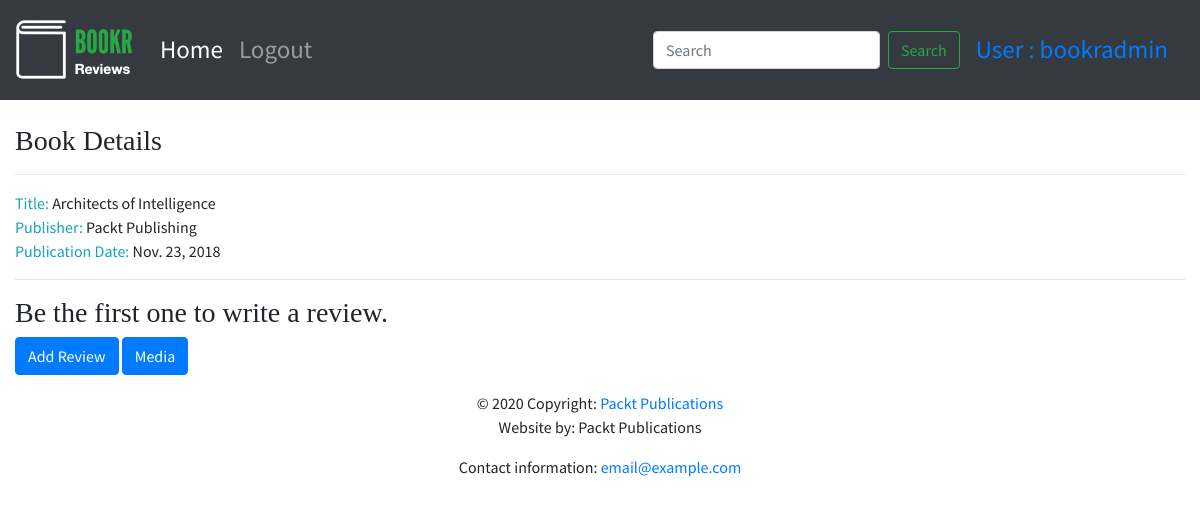
Page /book/3 (signed in) on the committed database.
### reviews/models.py (models this page shows, shortened)
class Book(models.Model):
    title = models.CharField(max_length=70, help_text="The title of the book.")
    publication_date = models.DateField(verbose_name="Date the book was published.")
    isbn = models.CharField(max_length=20, verbose_name="ISBN number of the book.")
    publisher = models.ForeignKey(Publisher, on_delete=models.CASCADE)
    contributors = models.ManyToManyField('Contributor', through="BookContributor")
    cover = models.ImageField(null=True, blank=True, upload_to="book_covers/")
    sample = models.FileField(null=True, blank=True, upload_to="book_samples/")

class Publisher(models.Model):
    name = models.CharField(max_length=50, help_text="The name of the Publisher.")
    website = models.URLField(help_text="The Publisher's website")
    email = models.EmailField(help_text="The Publisher's email address")
    def __str__(self):
        return self.name

### reviews/views.py (the view)
# urls.py: path('book/<int:pk>', views.book_detail, name='book_detail'),
@user_passes_test(is_staff_user)
def book_detail(request, pk):
    book = get_object_or_404(Book, pk=pk)
    reviews = book.review_set.all()
    if reviews:
        book_rating = average_rating([review.rating for review in reviews])
        context = {
            "book": book,
            "book_rating": book_rating,
            "reviews": reviews
        }
    else:
        context = {
            "book": book,
            "book_rating": None,
            "reviews": None
        }
    return render(request, 'reviews/book_details.html', context)

### reviews/views.py (called while the page is built)
def is_staff_user(user):
    return user.is_staff

### reviews/templates/reviews/book_details.html (shortened to what this page needs)
{% extends 'reviews/base.html' %}
{% block content %}
      <br>
      <h3>Book Details</h3>
      <hr>
      <span class="text-info">Title: </span> <span>{{ book.title }}</span>
      <br>
      <span class="text-info">Publisher: </span><span>{{ book.publisher }}</span>
      <br>
      <span class="text-info">Publication Date: </span><span>{{ book.publication_date }}</span>
      <br>
      {% if not reviews %}
            <hr>
            {% if user.is_authenticated %}
            <h3>Be the first one to write a review.</h3>
            {% endif %}
      {% endif %}
      {% if user.is_authenticated %}
      <a class="btn btn-primary" href="{% url 'review_create' book.pk %}">Add Review</a>
      <a class="btn btn-primary" href="{% url 'book_media' book.pk %}">Media</a>
      {% endif %}
{% endblock %}

### templates/base.html (shortened to what this page needs)
<!doctype html>
{% load static %}
<html lang="en">
  <head>
    <link rel="stylesheet" href="https://stackpath.bootstrapcdn.com/bootstrap/4.4.1/css/bootstrap.min.css">
    <link rel="stylesheet" href="https://cdnjs.cloudflare.com/ajax/libs/font-awesome/4.7.0/css/font-awesome.min.css">
    <link rel="stylesheet" href="{% static 'main.css'%}">
  </head>
  <body>
        <nav class="navbar navbar-expand-sm navbar-dark bg-dark sticky-top">
          <a class="navbar-brand" href="/">{% block brand %}<img src="{% static 'logo.png' %}">{% endblock %}</a>
          <div class="collapse navbar-collapse" id="navbarSupportedContent">
            <ul class="navbar-nav mr-auto">
              <li class="nav-item active">
                <a class="nav-link" href="/books/">Home <span class="sr-only">(current)</span></a>
              </li>
                {% if user.is_authenticated %}
              <li class="nav-item">
                <a class="nav-link" href="/accounts/logout">Logout</a>
              </li>
                {% else %}
                <li class="nav-item">
                <a class="nav-link" href="/accounts/login">Login</a>
              </li>
                {% endif %}
            </ul>
            <form class="form-inline my-2 my-lg-0">
              <input class="form-control mr-sm-2" type="search" placeholder="Search" aria-label="Search">
              <button class="btn btn-outline-success my-2 my-sm-0" type="submit">Search</button>
            </form>
              {% if user.is_authenticated %}
              <a class="nav-link" href="/accounts/profile">User : {{user.username}} </a>
              {% endif %}
          </div>
        </nav>
        <div class="container-fluid">
        {% block content %}{% endblock %}
        </div>
  <footer class="page-footer font-small blue">
    <div class="footer-copyright text-center py-3">© 2020 Copyright:
      <a href="https://www.packtpub.com"> Packt Publications</a>
      <p>Website by: Packt Publications</p>
      <p>Contact information: <a href="mailto:email@example.com">email@example.com</a></p>
    </div>
  </footer>
  </body>
</html>

### static/main.css (style rules this page uses)
.navbar { min-height: 100px; font-size: 25px; }
.navbar-brand { font-size: 25px; }
body { font-family: 'Source Sans Pro', sans-serif; background-color: #e6efe8 color: #393939; }
h1, h2, h3, h4, h5, h6 { font-family: 'Libre Baskerville', serif; }

### rows in the picture
Book: title "Architects of Intelligence", publisher "Packt Publishing", publication_date "Nov. 23, 2018"

### other values in the picture
{{ user.username }} "bookradmin"
